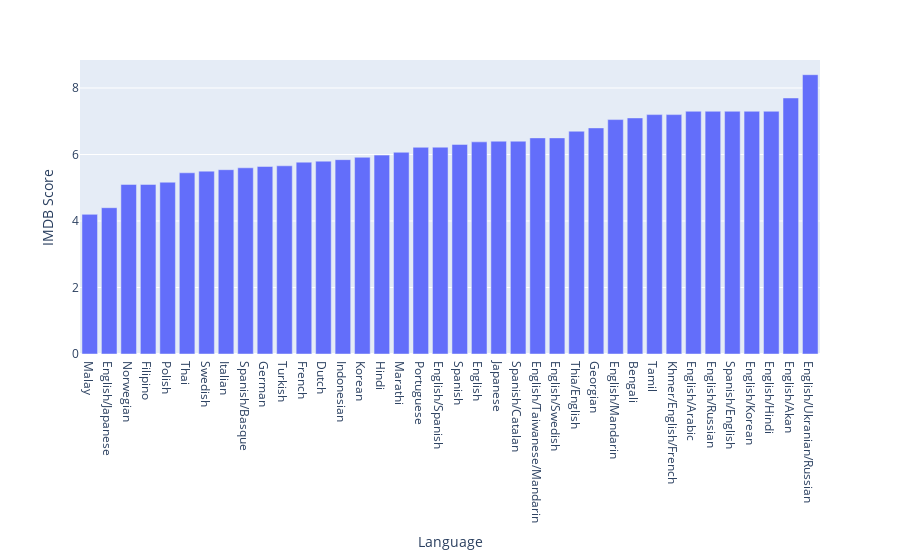

The code cell stored with this chart in its notebook:
### Markdown cell above
12 - The language movies have the lowest average IMDB rating and visualization.

### Code cell
data = df.groupby("Language").agg({"IMDB Score":"mean"}).reset_index().sort_values("IMDB Score")
print('Lowest average for IMDB score by language:')
print(data.head(1))
fig = px.bar(data,x='Language',y='IMDB Score')
fig.show("png")

### Figure 1 — Plotly figure (JSON) as saved in the notebook; plotly's stock layout.template omitted (floating-point values rounded to 4 significant figures)
{"data": [{"alignmentgroup": "True", "hovertemplate": "Language=%{x}<br>IMDB Score=%{y}<extra></extra>", "legendgroup": "", "marker": {"color": "#636efa", "pattern": {"shape": ""}}, "name": "", "offsetgroup": "", "orientation": "v", "showlegend": false, "textposition": "auto", "type": "bar", "x": ["Malay", "English/Japanese", "Norwegian", "Filipino", "Polish", "Thai", "Swedish", "Italian", "Spanish/Basque", "German", "Turkish", "French", "Dutch", "Indonesian", "Korean", "Hindi", "Marathi", "Portuguese", "English/Spanish", "Spanish", "English", "Japanese", "Spanish/Catalan", "English/Taiwanese/Mandarin", "English/Swedish", "Thia/English", "Georgian", "English/Mandarin", "Bengali", "Tamil", "Khmer/English/French", "English/Arabic", "English/Russian", "Spanish/English", "English/Korean", "English/Hindi", "English/Akan", "English/Ukranian/Russian"], "xaxis": "x", "y": [4.2, 4.4, 5.1, 5.1, 5.167, 5.45, 5.5, 5.543, 5.6, 5.64, 5.66, 5.77, 5.8, 5.844, 5.917, 5.982, 6.067, 6.217, 6.22, 6.303, 6.38, 6.4, 6.4, 6.5, 6.5, 6.7, 6.8, 7.05, 7.1, 7.2, 7.2, 7.3, 7.3, 7.3, 7.3, 7.3, 7.7, 8.4], "yaxis": "y"}], "layout": {"barmode": "relative", "legend": {"tracegroupgap": 0}, "margin": {"t": 60}, "xaxis": {"anchor": "y", "domain": [0, 1], "title": {"text": "Language"}}, "yaxis": {"anchor": "x", "domain": [0, 1], "title": {"text": "IMDB Score"}}}}
